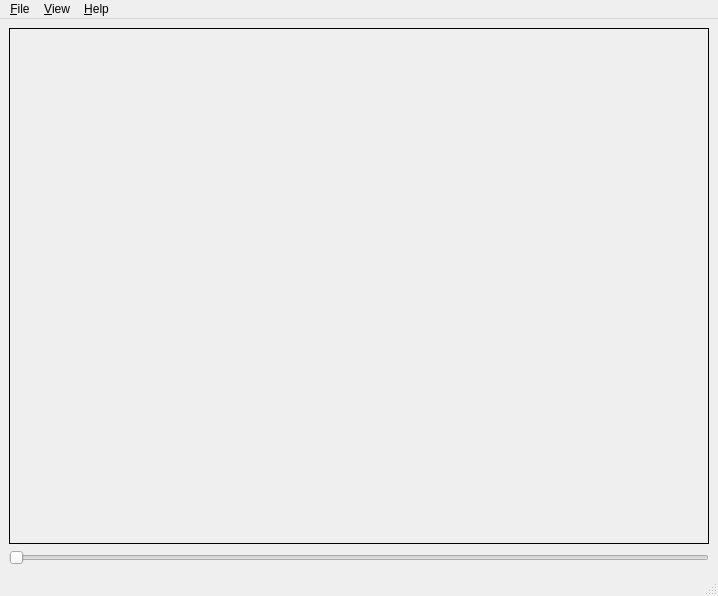
<?xml version="1.0" encoding="UTF-8"?>
<ui version="4.0">
 <class>MainWindow</class>
 <widget class="QMainWindow" name="MainWindow">
  <property name="geometry">
   <rect>
    <x>0</x>
    <y>0</y>
    <width>718</width>
    <height>596</height>
   </rect>
  </property>
  <property name="windowTitle">
   <string>MainWindow</string>
  </property>
  <property name="autoFillBackground">
   <bool>false</bool>
  </property>
  <widget class="QWidget" name="centralwidget">
   <layout class="QVBoxLayout" name="verticalLayout">
    <item>
     <widget class="QFrame" name="m_frame_main">
      <property name="frameShape">
       <enum>QFrame::Box</enum>
      </property>
      <property name="frameShadow">
       <enum>QFrame::Plain</enum>
      </property>
     </widget>
    </item>
    <item>
     <widget class="QSlider" name="m_hslider_age">
      <property name="styleSheet">
       <string notr="true"/>
      </property>
      <property name="orientation">
       <enum>Qt::Horizontal</enum>
      </property>
      <property name="invertedAppearance">
       <bool>false</bool>
      </property>
     </widget>
    </item>
   </layout>
  </widget>
  <widget class="QMenuBar" name="menubar">
   <property name="geometry">
    <rect>
     <x>0</x>
     <y>0</y>
     <width>718</width>
     <height>18</height>
    </rect>
   </property>
   <widget class="QMenu" name="menu_File">
    <property name="title">
     <string>&amp;File</string>
    </property>
    <addaction name="actionOpen"/>
    <addaction name="actionPrint"/>
    <addaction name="actionExit"/>
   </widget>
   <widget class="QMenu" name="menu_Help">
    <property name="title">
     <string>&amp;Help</string>
    </property>
    <addaction name="actionAbout"/>
   </widget>
   <widget class="QMenu" name="menu_View">
    <property name="title">
     <string>&amp;View</string>
    </property>
    <addaction name="actionZoomIn"/>
    <addaction name="actionZoomOut"/>
    <addaction name="actionFitToWindow"/>
    <addaction name="actionNormalSize"/>
    <addaction name="separator"/>
    <addaction name="actionProperties"/>
   </widget>
   <addaction name="menu_File"/>
   <addaction name="menu_View"/>
   <addaction name="menu_Help"/>
  </widget>
  <widget class="QStatusBar" name="statusbar"/>
  <action name="actionOpen">
   <property name="text">
    <string>&amp;Open...</string>
   </property>
   <property name="shortcut">
    <string>Ctrl+O</string>
   </property>
  </action>
  <action name="actionPrint">
   <property name="text">
    <string>&amp;Print</string>
   </property>
   <property name="shortcut">
    <string>Ctrl+P</string>
   </property>
  </action>
  <action name="actionExit">
   <property name="text">
    <string>E&amp;xit</string>
   </property>
  </action>
  <action name="actionAbout">
   <property name="text">
    <string>&amp;About</string>
   </property>
  </action>
  <action name="actionZoomIn">
   <property name="text">
    <string>Zoom &amp;In</string>
   </property>
   <property name="shortcut">
    <string>=</string>
   </property>
  </action>
  <action name="actionZoomOut">
   <property name="text">
    <string>Zoom &amp;Out</string>
   </property>
   <property name="shortcut">
    <string>-</string>
   </property>
  </action>
  <action name="actionFitToWindow">
   <property name="text">
    <string>&amp;Fit to Window</string>
   </property>
   <property name="shortcut">
    <string>1, !, Ctrl+1</string>
   </property>
  </action>
  <action name="actionNormalSize">
   <property name="text">
    <string>&amp;Normal Size</string>
   </property>
   <property name="shortcut">
    <string>0</string>
   </property>
  </action>
  <action name="actionProperties">
   <property name="text">
    <string>&amp;Properties...</string>
   </property>
   <property name="shortcut">
    <string>Alt+P</string>
   </property>
  </action>
 </widget>
 <resources/>
 <connections>
  <connection>
   <sender>actionExit</sender>
   <signal>triggered()</signal>
   <receiver>MainWindow</receiver>
   <slot>close()</slot>
   <hints>
    <hint type="sourcelabel">
     <x>-1</x>
     <y>-1</y>
    </hint>
    <hint type="destinationlabel">
     <x>358</x>
     <y>297</y>
    </hint>
   </hints>
  </connection>
  <connection>
   <sender>m_hslider_age</sender>
   <signal>valueChanged(int)</signal>
   <receiver>MainWindow</receiver>
   <slot>onBracAgeChanged()</slot>
   <hints>
    <hint type="sourcelabel">
     <x>-1</x>
     <y>-1</y>
    </hint>
    <hint type="destinationlabel">
     <x>358</x>
     <y>297</y>
    </hint>
   </hints>
  </connection>
 </connections>
</ui>
